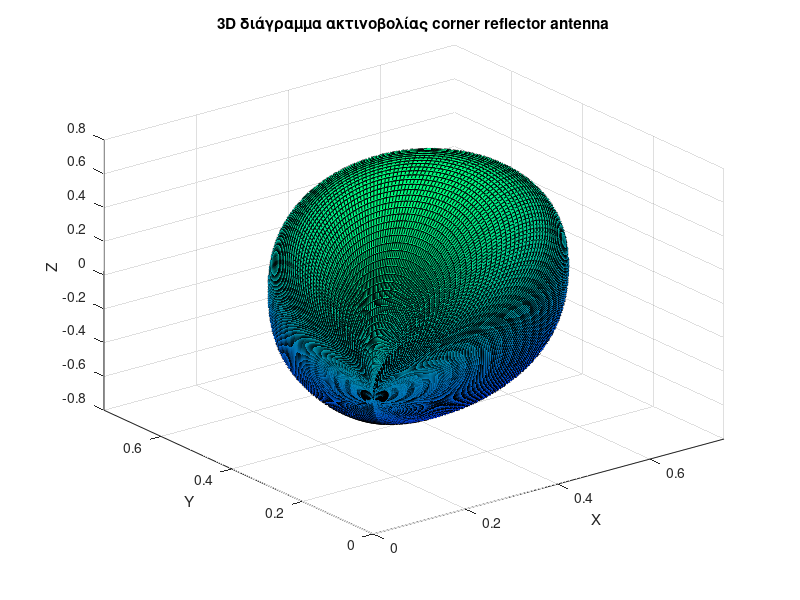

MATLAB code for this plot:
theta = linspace(0,2*pi, 300);  
phi = linspace(0,2*pi, 300); 
kh_x=pi/sqrt(2);
kh_y=pi/sqrt(2);

[Theta, Phi] = meshgrid(theta, phi);
R=sin(kh_y*sin(Theta).*sin(Phi)).*sin(kh_x*sin(Theta).*cos(Phi)); 
X=R.*sin(Theta).*cos(Phi);
Y=R.*sin(Phi).*sin(Theta);
Z=R.*cos(Theta);

surf(X, Y, Z);
colormap(winter);

xlabel('X')
ylabel('Y')
zlabel('Z')
xlim([0 inf]) 
ylim([0 inf])
title('3D διάγραμμα ακτινοβολίας corner reflector antenna');
grid on;

%saveas(gcf,'Ex2_2d1_3D.pdf');
